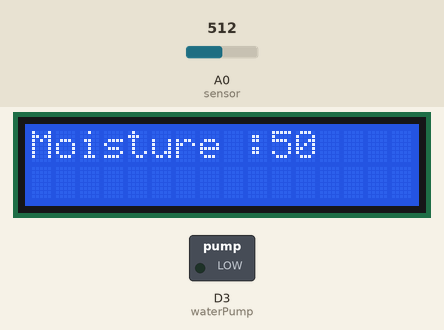
A sketch run on a simulated ESP8266 (NodeMCU). Shown: 16×2 character LCD, switched loads named in the sketch (green lamp = pin HIGH). The test bench sets the inputs (shaded band); at power-on: A0 (sensor) = 512. WiFi joins after 1.5 s; servers stay silent unless stated.

Above: at 4.3 s.
4.4 s: A0 (sensor) set to 716
At 5.3 s:
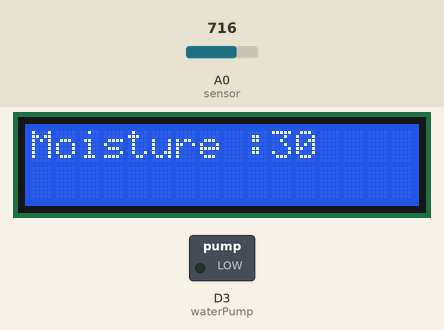
5.9 s: A0 (sensor) set to 900
At 6.5 s:
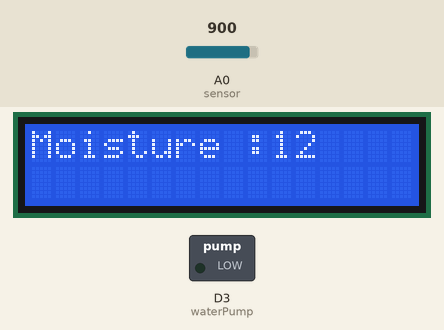
7.4 s: A0 (sensor) set to 1023
At 8.7 s:
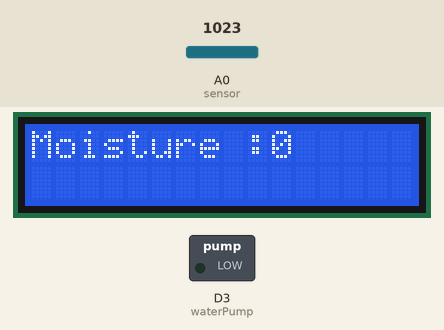
Timing chart, 0 to 10.4 s (numbered marks = the images above; inputs shaded):
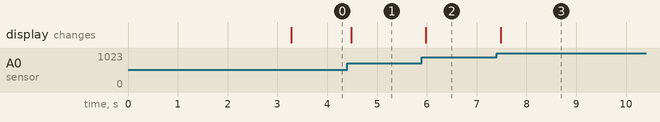

The sketch:

automatic_plant_watering_system.ino
```cpp
#include <LiquidCrystal_I2C.h>
#define BLYNK_PRINT Serial
#include <ESP8266WiFi.h>
#include <BlynkSimpleEsp8266.h>

//Initialize the LCD display with I2C device address 0x27 .
LiquidCrystal_I2C lcd(0x27, 16, 2);

char auth[] = "";//Enter your Auth token
char ssid[] = "";//Enter your WIFI name
char pass[] = "";//Enter your WIFI password

BlynkTimer timer;
bool Relay = 0;

//Define component pins
#define sensor A0 // define the pin for soil moisture sensor
#define waterPump D3 // define the pin for water pump

void setup()
{
    // Initialize Serial communication
    Serial.begin(9600);

    // Initialize components
    pinMode(waterPump, OUTPUT);
    pinMode(sensor, INPUT);
    lcd.init();
    lcd.backlight();

    // Attempt Blynk connection
    Blynk.begin(auth, ssid, pass, "blynk.cloud", 80);
    if (!Blynk.connect()) {
        Serial.println("Failed to connect to Blynk server");
        while (1) {
            // Add error handling actions here
        }
    }

    // Wait for Blynk to stabilize
    delay(1000);

    // Start periodic sensor reading
    timer.setInterval(100L, soilMoistureSensor);
}

void loop() {
    // Run Blynk and timer-related functions
    Blynk.run();
    timer.run();

    // Add non-blocking tasks or additional functionality here
}

void soilMoistureSensor() {
    // Read soil moisture sensor
    int value = analogRead(sensor);
    value = map(value, 0, 1024, 0, 100);
    value = (value - 100) * -1;

    // Update Blynk and LCD
    Blynk.virtualWrite(V0, value);
    lcd.setCursor(0, 0);
    lcd.print("Moisture :");
    lcd.print(value);
    lcd.print(" ");
}
```

Measured:
- after the input at 4.4 s, the display: changes after 0.08 s (image 1)
- after the input at 5.9 s, the display: changes after 0.08 s (image 2)
- after the input at 7.4 s, the display: changes after 0.08 s (image 3)
